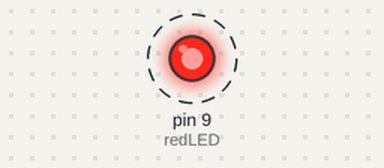
Simulated run of this sketch. Board: Arduino Uno, built with avr-gcc and run on an emulated ATmega328P. Shown: output pins drawn as LEDs (lit = HIGH). Dashed ring = blinking.

Above: at 0.2 s.
Timing chart, 0 to 3.5 s (numbered marks = the images above):
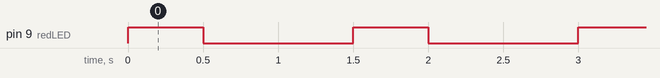

Measured:
- by itself, pin 9 (redLED): alternates HIGH for 0.50 s and LOW for 1.0 s

The sketch:

sketch_led_circuitBld.ino
```cpp
int redLED = 9;
int onTime = 500;
int offTime = 1000; // plus name vars something useful
void setup() {
  // this is setting the pin Moodes
  pinMode ( redLED,OUTPUT);
}
void loop() {
  digitalWrite(redLED,HIGH);
  delay(onTime);
  digitalWrite(redLED,LOW);
  delay(offTime);
}
```
